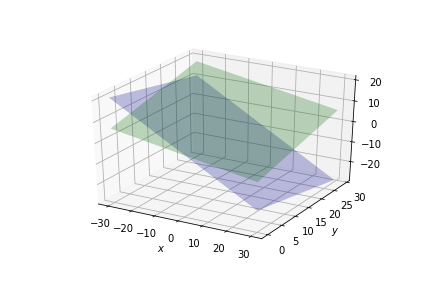

Generate this figure with Python:
# -*- coding: utf-8 -*-
"""Assignment4.ipynb

Automatically generated by Colaboratory.

Original file is located at
    https://colab.research.google.com/drive/1U6yNvmAYwHM_coFqlCXD7tbOYQOnr-U_
"""

from mpl_toolkits.mplot3d import Axes3D
import matplotlib.pyplot as plt
import numpy as np


#if using termux
import subprocess
import shlex
#end if

#creating x,y for 3D plotting
xx, yy = np.meshgrid([-30,30], range(30))
#setting up plot
fig = plt.figure()
ax = fig.add_subplot(111,projection='3d')


#defining planes:  n.T * x = c 
n1 = np.array([2,1,3]).reshape((3,1))
A =  np.array([1,0,0]).reshape((3,1))
c1 = 3
n2 = np.array([1,-2,5]).reshape((3,1))
B =  np.array([0,0,0]).reshape((3,1))
c2= 3

#corresponding z for planes
z1 = (c1-n1[0]*xx-n1[1]*yy)/(n1[2])
z2 = (c2-n2[0]*xx-n2[1]*yy)/(n2[2])

#plotting planes
Plane1=ax.plot_surface(xx, yy, z1,label="P1", color='b',alpha=0.25)
Plane2=ax.plot_surface(xx, yy, z2,label="P2", color='g',alpha=0.25)
Plane1._facecolors2d=Plane1._facecolors3d
Plane2._facecolors2d=Plane2._facecolors3d

#show plot
plt.xlabel('$x$')
plt.ylabel('$y$')
#plt.legend(loc='best')
plt.grid() # minor

 
#if using termux
plt.savefig('assignment4.png')
#else
#plt.show()